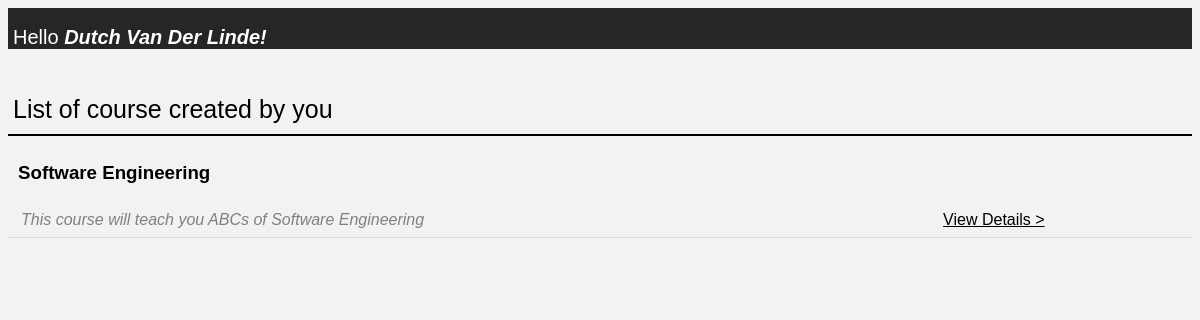
Screenshot of /courses/list/ with the database file from the repository.
### courses/models.py (models this page shows, shortened)
class Course(models.Model):
    title = models.CharField(max_length = 150, db_index = True)
    description = models.TextField(blank = False)
    slug = models.SlugField(max_length=150, unique = True) #later actually can change
    instructor = models.CharField(max_length = 40, db_index = True)
    credit_units = models.IntegerField(db_index = True)
    status = models.IntegerField(db_index = True) # value 1 if course is opened, 0 if closed
    category = models.CharField(max_length = 150, db_index = True)
    def get_absolute_url(self):
        return reverse('course_detail_url', kwargs = {'id' : self.id})

### courses/views.py (the view)
# urls.py: path('list/', views.courses_list),
def courses_list(request):
    courses = Course.objects.filter(instructor = "Dutch Van Der Linde") #assume this is default tutor now. How to get the name of the logged in tutor?
    return render(request, "courses/courses_list.html", context = {'courses' : courses})

### courses/templates/courses/courses_list.html (shortened to what this page needs)
<head>
{%load static%}
<link rel="stylesheet" type="text/css" href="{%static 'courses/style.css'%}">
<div id = "header">
<h2>  Hello <span>{{courses.0.instructor}}!<span></h2>
</div>
</head>
<body>
<h1>List of course created by you</h1>
{% for course in courses %}
<table>
   <tr>
   <h3>{{course.title}}</h3>
   </tr>
   <tr>
 	<td>  <p>{{course.description}} </p> </td>
    <td> <a href = "{{ course.get_absolute_url }}"> View Details > </a> </td>
   </tr>
 </table>
{% endfor %}
</body>

### courses/static/courses/style.css (style rules this page uses)
body { font-family: "helvetica"; background-color: #f2f2f2; }
span { font-weight: bold; font-style: italic; }
h1 { padding-top: 30px; padding-left: 5px; padding-bottom: 10px; border-bottom: 2px solid black; font-weight: lighter; font-size: 25px; }
h2 { padding-left: 5px; font-weight: lighter; color: white; font-size: 20px; }
h3 { padding-left: 10px; padding-top: 7px; }
p { padding-left: 5px; font-style: italic; color: #808080; }
#header { padding-top: 1px; padding-bottom: 0px; background-color: #262626; }
table { border-collapse: collapse; width: 100%; }
th, td { padding: 8px; text-align: left; border-bottom: 1px solid #ddd; }
a { color: black; }

### rows the page displays
Course: instructor "Dutch Van Der Linde", title "Software Engineering", description "This course will teach you ABCs of Software Engineering"
